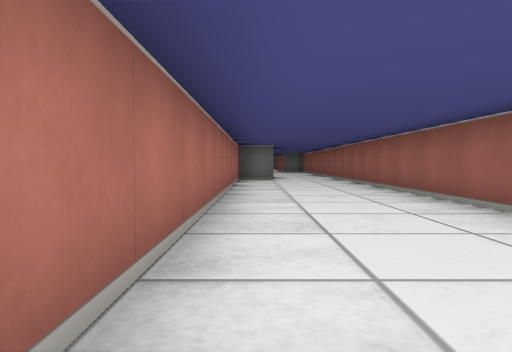
view 1 (above)

16 first-person views from a walk through a cub3D maze. The camera is about half as high as the walls, tilts 2° down and sees 70° across. The floor is counted in squares. Each view is taken from the middle of a square. On the plan, view 1 faces up. The plan holds only what a view shows up to about 9 squares ahead; the rest is blank.

view 2
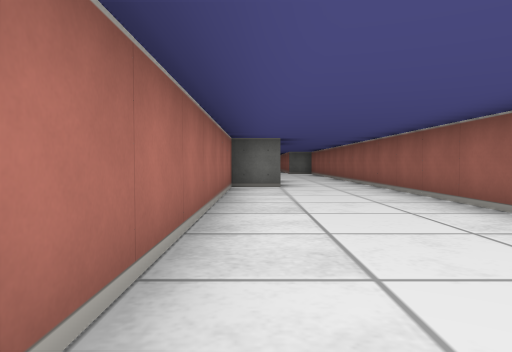

view 3
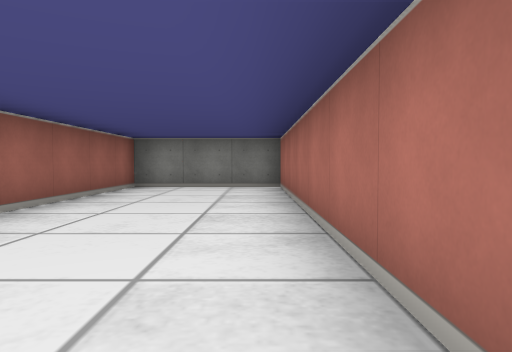

view 4
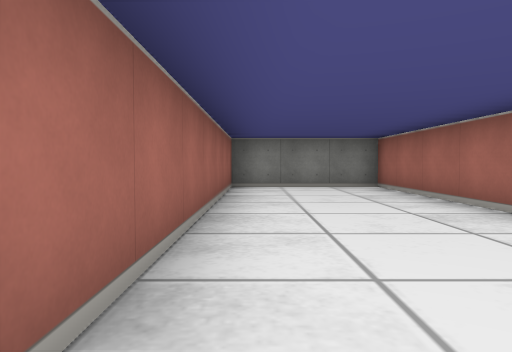

view 5
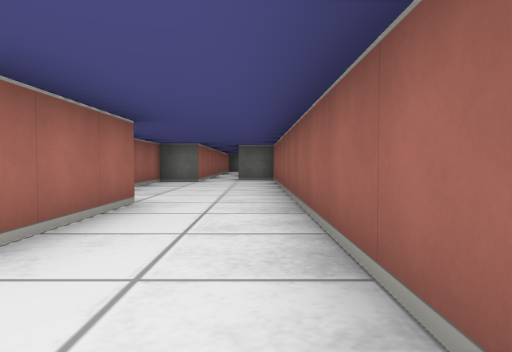

view 6
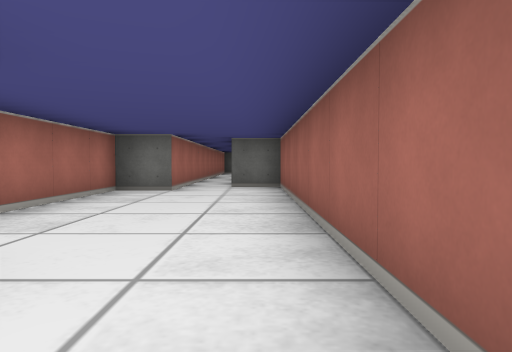

view 7
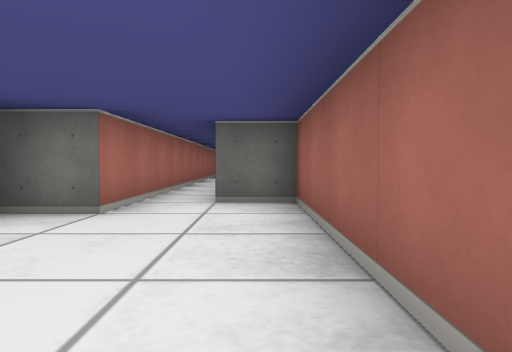

view 8
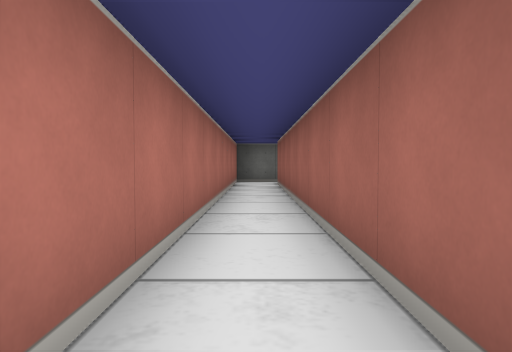

view 9
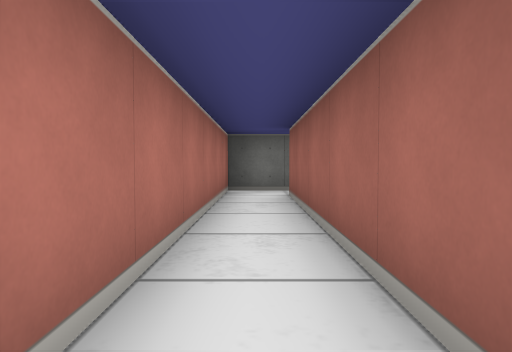

view 10
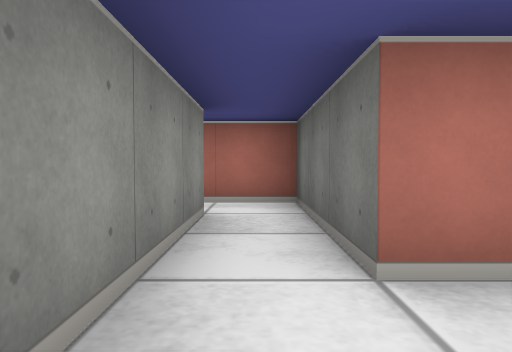

view 11
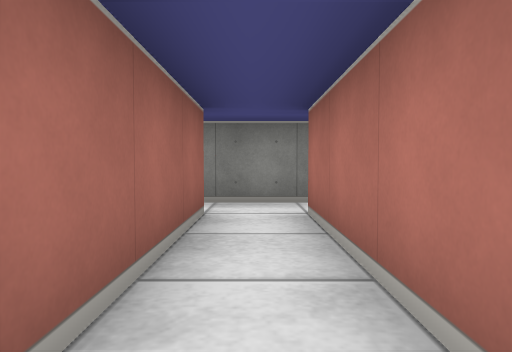

view 12
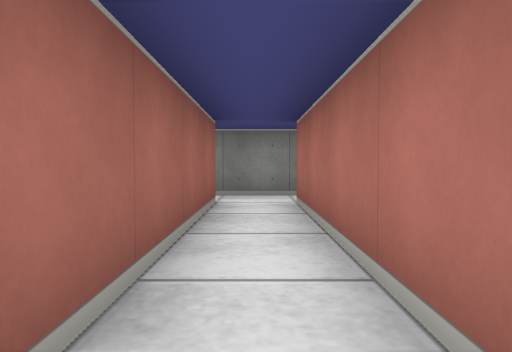

view 13
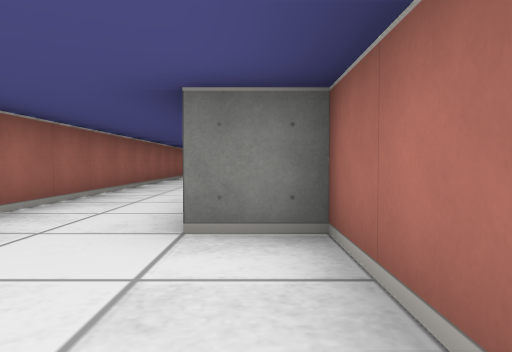

view 14
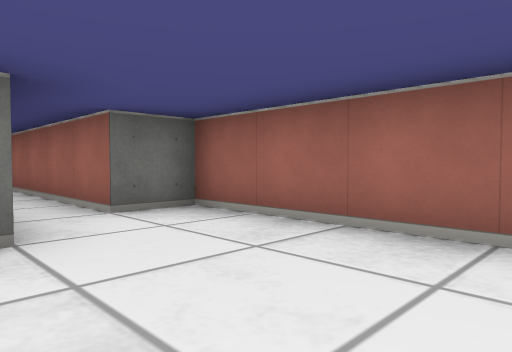

view 15
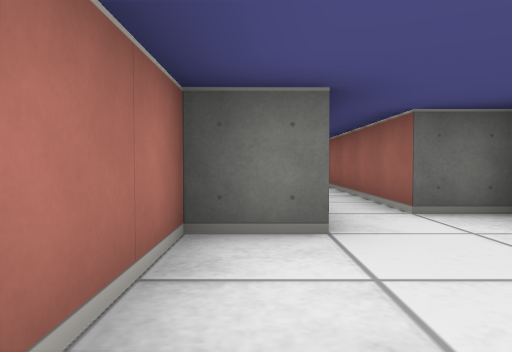

view 16
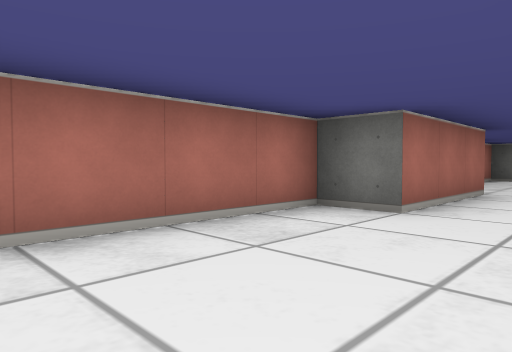

### Floor plan
Points are (right, up) in squares from view 1. A wall is a line through its corners. A room is listed if a view was taken in it or the views show most of it. See-through windows are left out.
Room 1 (views 1, 2, 3, 4, 5, 6, 7, 8, 9, 13, 14, 15, 16)
walls: (3.5, 29.5) (0.5, 29.5) (0.5, 18.5) (-0.5, 18.5) (-0.5, 13.5) (0.5, 13.5) (0.5, 10.5) (-0.5, 10.5) (-0.5, -3.5) (2.5, -3.5) (2.5, 19.5) (1.5, 19.5) (1.5, 28.5) (3.4, 28.5)
ways out: opening at (2.5, 29) to room 2
Room 2 (views 10, 11, 12)
walls: (3.5, 33.4) (3.5, 29.5); (4.5, 29.5) (4.5, 33.4); (3.4, 28.5) (4.8, 28.5)
ways out: opening at (2.5, 29) to room 1; opening at (5, 29)

Positions as (right, up) in squares from view 1, and headings:
1: (0, 0), facing up
2: (0, 3), facing up
3: (0, 4), facing down
4: (2, 4), facing down
5: (2, 9), facing up
6: (2, 12), facing up
7: (2, 15), facing up
8: (1, 20), facing up
9: (1, 23), facing up
10: (5, 29), facing left
11: (4, 33), facing down
12: (4, 34), facing down
13: (0, 16), facing down
14: (0, 16), facing up-right
15: (0, 16), facing up
16: (2, 7), facing up-left
